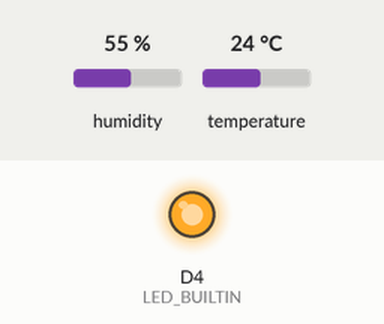
Simulated run of this sketch. Board: ESP8266 (NodeMCU). Shown: output pins drawn as LEDs (lit = HIGH, except the on-board LED, lit = LOW). The inputs (shaded band) are chosen by the test bench; at power-on: humidity 55 %, temperature 24 °C. WiFi joins after 1.5 s; servers stay silent unless stated; web services answer with replies made up by the test bench; what the sketch prints to the serial monitor is not drawn.

Above: at 0.0 s.
At 6.8 s:
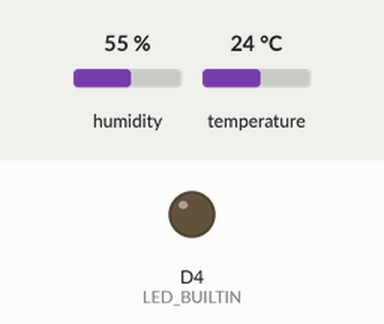
Timing chart, 0 to 8.3 s (numbered marks = the images above):
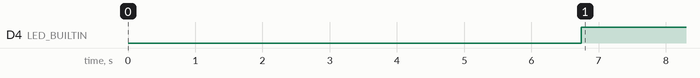

Measured:
- by itself, D4 (LED_BUILTIN): LOW → HIGH at 6.7 s

The sketch:

DHT_data_logger.ino
```cpp
#include <DHT.h>  // Including library for dht
#include <ESP8266WiFi.h>
#include <ESP8266HTTPClient.h>
#include <WiFiClient.h>

String apiKey = "4UK3XE2333J27XE7";     //  Enter your Write API key from ThingSpeak

const char *ssid =  "POCO M3";     // replace with your wifi ssid and wpa2 key
const char *password =  "********";

 // Domain Name with full URL Path for HTTP POST Request
const char* serverName = "http://api.thingspeak.com/update";

#define DHTPIN D5          //pin where the dht11 is connected

DHT dht(DHTPIN, DHT11);

WiFiClient client;

float t_prev, h_prev;
unsigned long timer;
bool sent = false;

void setup()
{
  Serial.begin(115200);
  pinMode(LED_BUILTIN, OUTPUT);
  delay(10);
  dht.begin();

  WiFi.begin(ssid, password);
  Serial.println("Connecting");
  while(WiFi.status() != WL_CONNECTED) {
    delay(500);
    Serial.print(".");
  }
  Serial.println("");
  Serial.print("Connected to WiFi network with IP Address: ");
  Serial.println(WiFi.localIP());

  Serial.println("Timer set to 10 seconds (timerDelay variable), it will take 10 seconds before publishing the first reading.");
}

void loop()
{
  float h = dht.readHumidity();
  float t = dht.readTemperature();

   if((WiFi.status()== WL_CONNECTED && t_prev != t && h_prev != h && millis() - timer > 20000) || !sent){
      WiFiClient client;
      HTTPClient http;

      // Your Domain name with URL path or IP address with path
      http.begin(client, serverName);

      // Specify content-type header
      http.addHeader("Content-Type", "application/x-www-form-urlencoded");
      // Data to send with HTTP POST
      String httpRequestData = "api_key=" + apiKey + "&field1=" + String(h) + "&field2=" + String(t);
      // Send HTTP POST request
      int httpResponseCode = http.POST(httpRequestData);

      Serial.print("HTTP Response code: ");
      Serial.println(httpResponseCode);
      // Free resources
      http.end();
      if(httpResponseCode == 200){
        timer = millis();
        sent = true;
        digitalWrite(LED_BUILTIN, LOW);
        delay(5000);
        digitalWrite(LED_BUILTIN, HIGH);
      }
      else sent = false;
    }
    else if (WiFi.status() == WL_DISCONNECTED) {
      Serial.println("WiFi Disconnected");
    }

  t_prev = t;
  h_prev = h;
  Serial.printf("%0.2f\t%0.2f\n", t, h);
  delay(1000);
}
```
